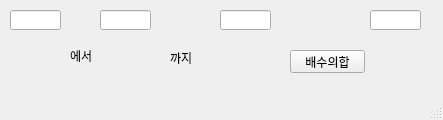
<?xml version="1.0" encoding="UTF-8"?>
<ui version="4.0">
 <class>mainWindow</class>
 <widget class="QMainWindow" name="mainWindow">
  <property name="geometry">
   <rect>
    <x>0</x>
    <y>0</y>
    <width>443</width>
    <height>120</height>
   </rect>
  </property>
  <property name="windowTitle">
   <string>MainWindow</string>
  </property>
  <widget class="QWidget" name="centralwidget">
   <widget class="QLineEdit" name="le1">
    <property name="geometry">
     <rect>
      <x>10</x>
      <y>10</y>
      <width>51</width>
      <height>20</height>
     </rect>
    </property>
   </widget>
   <widget class="QLineEdit" name="le2">
    <property name="geometry">
     <rect>
      <x>100</x>
      <y>10</y>
      <width>51</width>
      <height>20</height>
     </rect>
    </property>
   </widget>
   <widget class="QLineEdit" name="le3">
    <property name="geometry">
     <rect>
      <x>220</x>
      <y>10</y>
      <width>51</width>
      <height>20</height>
     </rect>
    </property>
   </widget>
   <widget class="QLineEdit" name="le4">
    <property name="geometry">
     <rect>
      <x>370</x>
      <y>10</y>
      <width>51</width>
      <height>20</height>
     </rect>
    </property>
   </widget>
   <widget class="QLabel" name="lbl1">
    <property name="geometry">
     <rect>
      <x>70</x>
      <y>50</y>
      <width>56</width>
      <height>12</height>
     </rect>
    </property>
    <property name="text">
     <string>에서</string>
    </property>
   </widget>
   <widget class="QLabel" name="lbl2">
    <property name="geometry">
     <rect>
      <x>170</x>
      <y>50</y>
      <width>56</width>
      <height>16</height>
     </rect>
    </property>
    <property name="text">
     <string>까지</string>
    </property>
   </widget>
   <widget class="QPushButton" name="pb">
    <property name="geometry">
     <rect>
      <x>290</x>
      <y>50</y>
      <width>75</width>
      <height>23</height>
     </rect>
    </property>
    <property name="text">
     <string>배수의합</string>
    </property>
   </widget>
  </widget>
  <widget class="QMenuBar" name="menubar">
   <property name="geometry">
    <rect>
     <x>0</x>
     <y>0</y>
     <width>443</width>
     <height>21</height>
    </rect>
   </property>
  </widget>
  <widget class="QStatusBar" name="statusbar"/>
 </widget>
 <resources/>
 <connections/>
</ui>
